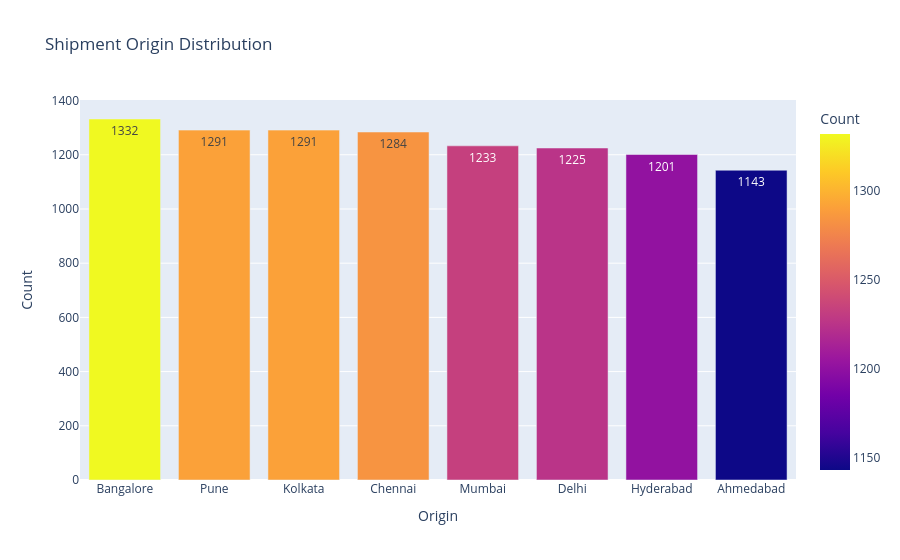

The cell this chart's notebook holds for it:
### Markdown cell above
## Shipment Origin

### Code cell
origin=df["origin"].value_counts().reset_index()
origin.columns=["Origin","Count"]
fig=px.bar(origin,x="Origin",y="Count",color="Count",text="Count",color_continuous_scale="Plasma",title="Shipment Origin Distribution")
fig.show()

### Figure 1 — Plotly figure (JSON) as saved in the notebook; plotly's stock layout.template omitted (floating-point values rounded to 4 significant figures)
{"data": [{"hovertemplate": "Origin=%{x}<br>Count=%{marker.color}<extra></extra>", "legendgroup": "", "marker": {"color": [1332, 1291, 1291, 1284, 1233, 1225, 1201, 1143], "coloraxis": "coloraxis", "pattern": {"shape": ""}}, "name": "", "orientation": "v", "showlegend": false, "text": [1332.0, 1291.0, 1291.0, 1284.0, 1233.0, 1225.0, 1201.0, 1143.0], "textposition": "auto", "type": "bar", "x": ["Bangalore", "Pune", "Kolkata", "Chennai", "Mumbai", "Delhi", "Hyderabad", "Ahmedabad"], "xaxis": "x", "y": [1332, 1291, 1291, 1284, 1233, 1225, 1201, 1143], "yaxis": "y"}], "layout": {"barmode": "relative", "coloraxis": {"autocolorscale": false, "colorbar": {"title": {"text": "Count"}}, "colorscale": [[0, "#0d0887"], [0.1111, "#46039f"], [0.2222, "#7201a8"], [0.3333, "#9c179e"], [0.4444, "#bd3786"], [0.5556, "#d8576b"], [0.6667, "#ed7953"], [0.7778, "#fb9f3a"], [0.8889, "#fdca26"], [1, "#f0f921"]]}, "legend": {"tracegroupgap": 0}, "title": {"text": "Shipment Origin Distribution"}, "xaxis": {"anchor": "y", "domain": [0, 1], "title": {"text": "Origin"}}, "yaxis": {"anchor": "x", "domain": [0, 1], "title": {"text": "Count"}}}}
